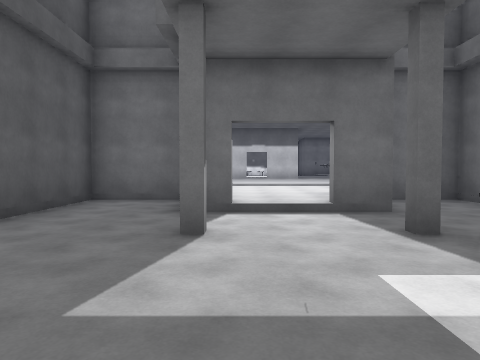
View 1 (above)

24 first-person views from a walk through a 3-D level made in the Unity game engine. The camera is 1.4 m above the floor, tilts 2° down and sees 70° across. Doors are open. The floor is counted in squares, 2 m on a side. Each view is taken from the middle of a square. On the plan, view 1 faces up. The plan holds only what a view shows up to about 11 squares ahead; the rest is blank. The place goes on beyond the plan. The player is left out. Surface patterns are stand-ins for the level's own textures.

View 2
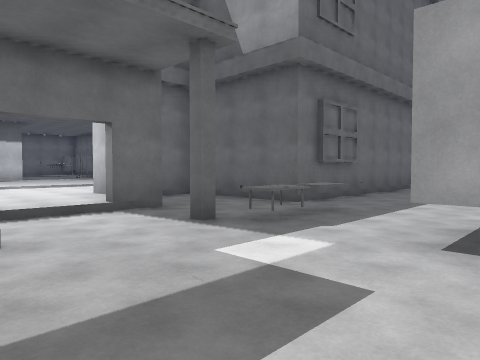

View 3
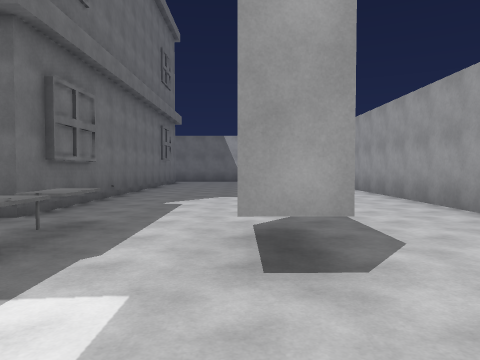

View 4
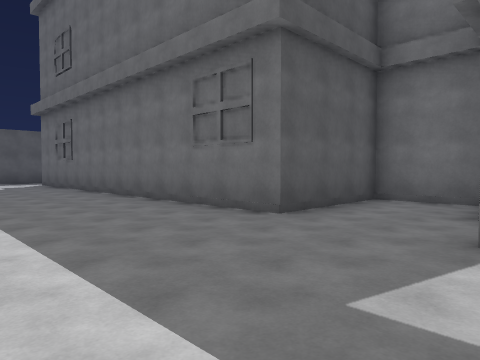

View 5
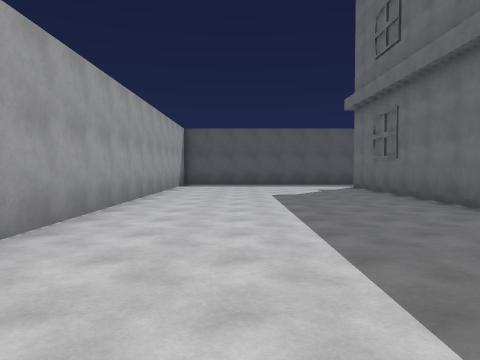

View 6
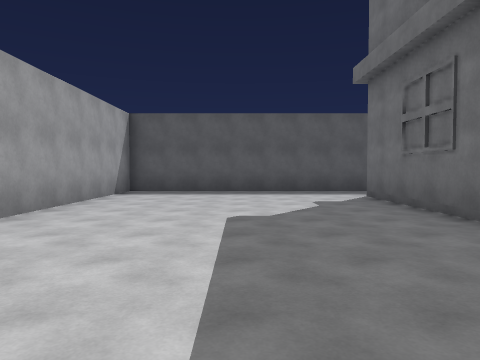

View 7
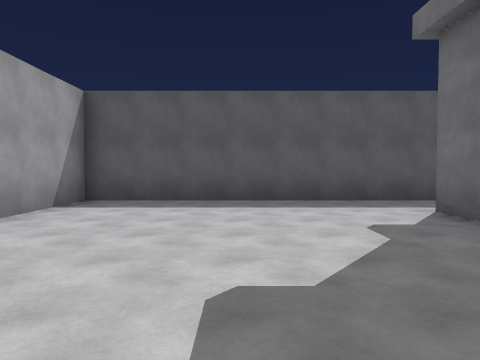

View 8
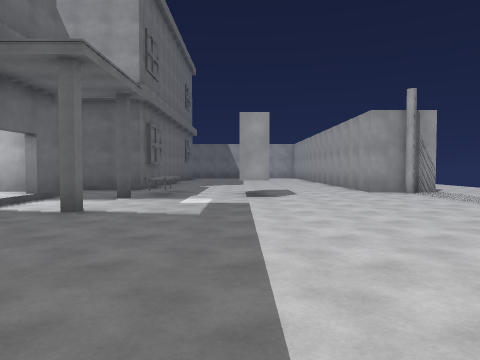

View 9
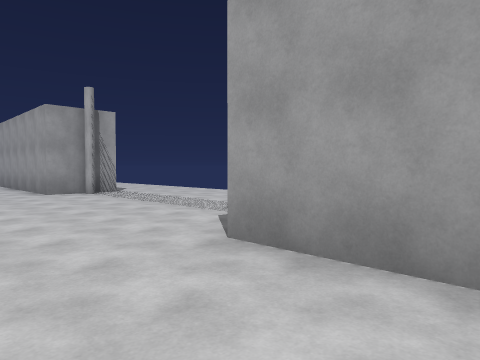

View 10
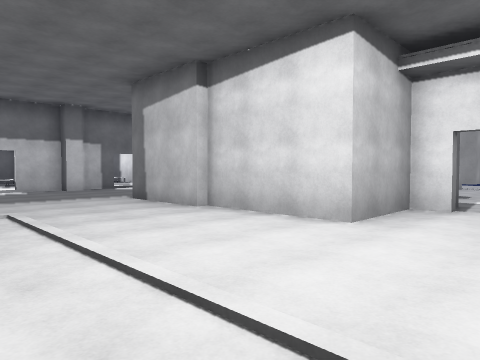

View 11
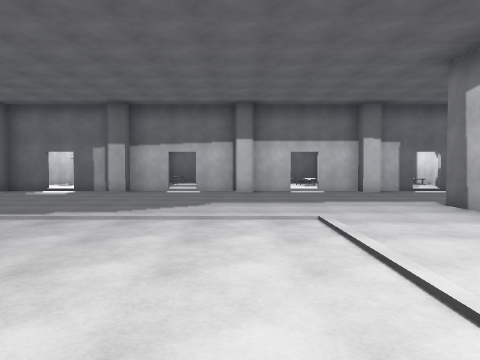

View 12
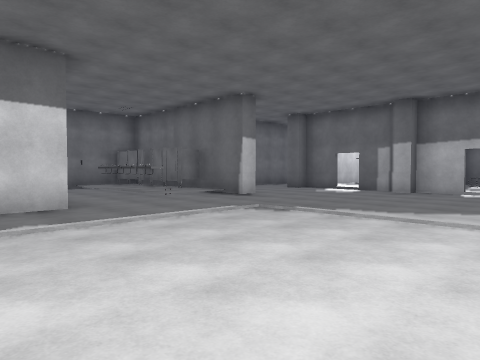

View 13
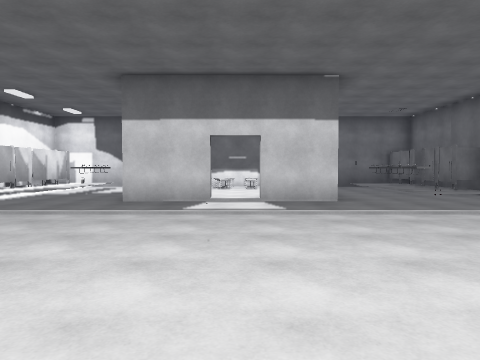

View 14
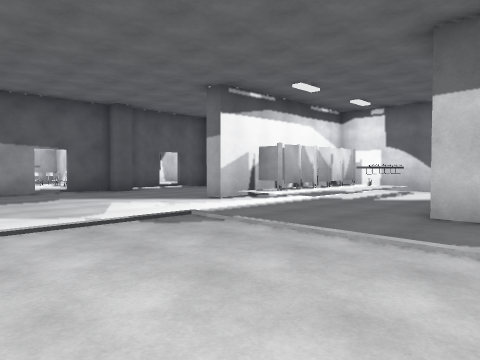

View 15
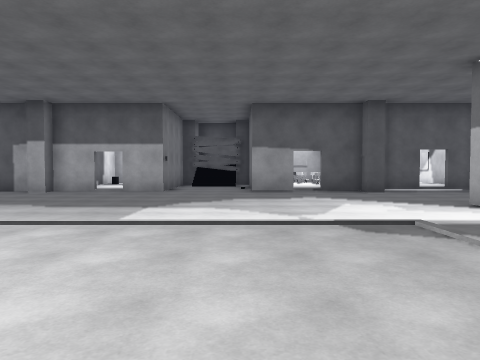

View 16
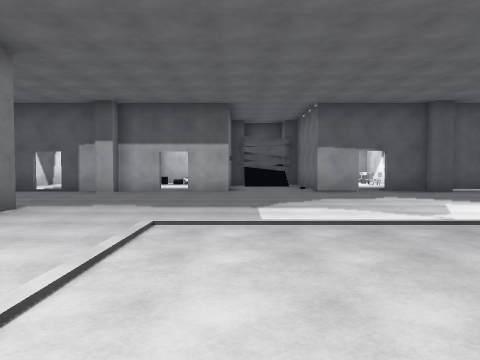

View 17
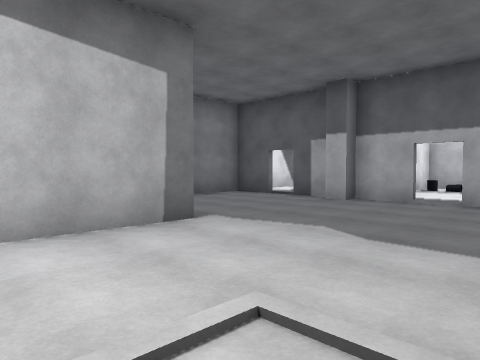

View 18
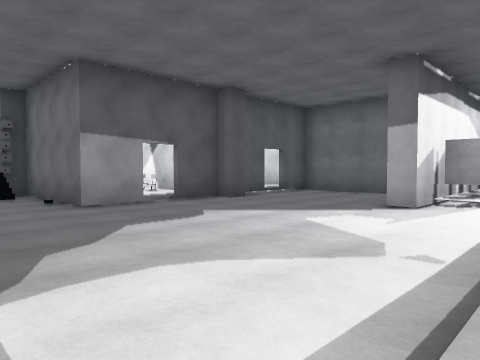

View 19
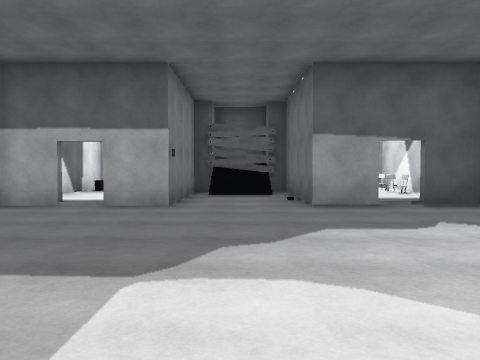

View 20
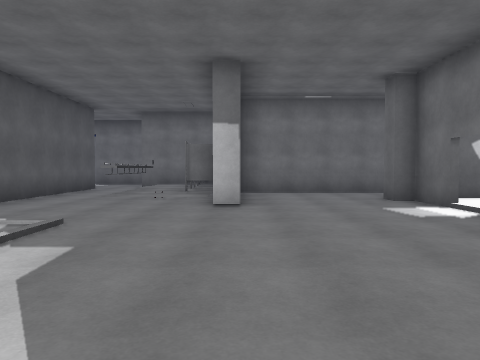

View 21
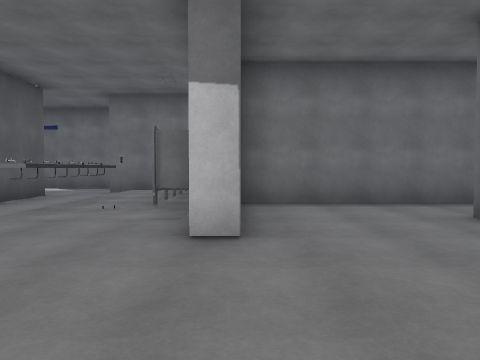

View 22
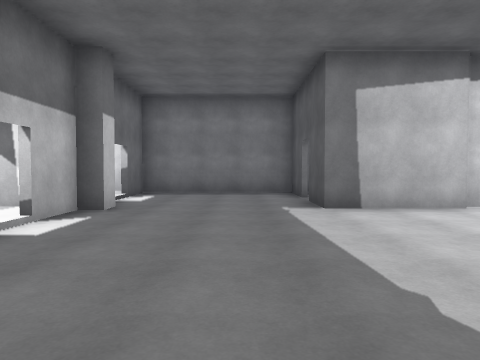

View 23
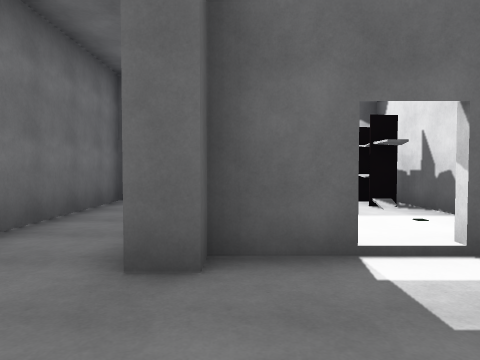

View 24
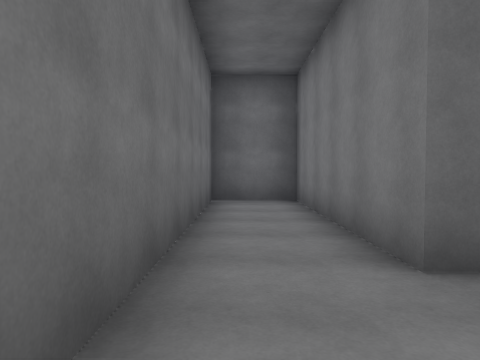

### Floor plan
Key: @ floor where view 1 was taken; # wall or solid block; . main floor; : floor 0.25 m higher than the main floor; - floor 0.25 m lower than the main floor; / step, stairs or slope; D open door; = window, fence, low wall or low ledge; ^ raised ledge; T thing the floor can be seen under or through.
Columns run from 18 left of view 1 to 17 right of it. Each row starts with its distance up from view 1.
 25                      ..
 24               ##     ..##
 23             ##^.     #./:
 22        #######^.  ^^ #./:##########
 21        #... ###.. :: #..:##....... #
 20        D....#::.. :: #..:##........#
 19        #....#//.. ::##.#//#...######
 18    ######........##...........D: #
 17     ==::#.....................D::#
 16       :D................/.....####
 15        :#.............../.....#
 14     #####.............../.....D
 13     #/................../.....#
 12     #/................../.....#
 11     ## #......///////////.....#
 10     :::D......... ............D
  9    ##::#........  ............#:
  8    #####....######..######....##
  7        #....   #-#..#### #....#
  6        D....   #-#DD#==# #....D
  5 #--   :#...    #--DD#--# ##...#
  4 #--#############------ ########
  3 #--------------------^^=------
  2 #-----------------------------
  1 #--------------------#--------
  0 #-----------------@-----
 -1 #-------------------------
 -2 #---------------------------
 -3 ###############-------########
 -4                      T#
 -5                     --#

Where each view was taken, in squares from view 1:
view 1: 0 up, 0 right, facing up
view 2: 0 up, 1 left, facing up-right
view 3: 1 up, 0 right, facing right
view 4: 0 up, 0 right, facing up-left
view 5: 0 up, 3 left, facing left
view 6: 1 up, 7 left, facing left
view 7: 1 up, 10 left, facing left
view 8: 1 up, 6 left, facing right
view 9: 0 up, 6 left, facing down-right
view 10: 12 up, 0 right, facing down-right
view 11: 12 up, 1 right, facing right
view 12: 12 up, 1 right, facing up-right
view 13: 11 up, 1 right, facing up
view 14: 13 up, 0 right, facing up-left
view 15: 14 up, 0 right, facing left
view 16: 12 up, 0 right, facing left
view 17: 12 up, 3 left, facing down-left
view 18: 12 up, 4 left, facing up-left
view 19: 13 up, 4 left, facing left
view 20: 12 up, 8 right, facing up
view 21: 15 up, 8 right, facing up
view 22: 14 up, 9 right, facing down
view 23: 19 up, 9 right, facing right
view 24: 21 up, 9 right, facing right
